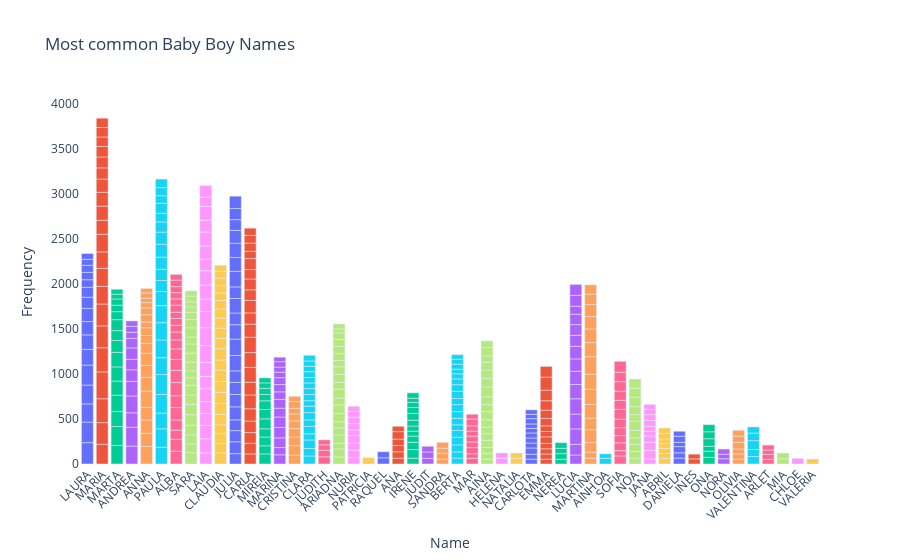

Source (notebook cell):
### Code cell
fig = px.bar(df_Female, x="Name", y="Frequency", color="Name",
      title="Most common Baby Boy Names ")
fig.update_traces(  textposition="outside")
fig.update_layout(uniformtext_minsize=7)
fig.update_layout(xaxis_tickangle=-45, )
fig.update_traces( textposition='outside')

fig.update_layout(

autosize=False,
margin=dict(
autoexpand=True ),
showlegend=False, plot_bgcolor="white")

### Figure 1 — Plotly figure (JSON) as saved in the notebook; plotly's stock layout.template omitted (floating-point values rounded to 4 significant figures)
{"data": [{"alignmentgroup": "True", "hovertemplate": "Name=%{x}<br>Frequency=%{y}<extra></extra>", "legendgroup": "LAURA", "marker": {"color": "#636efa"}, "name": "LAURA", "offsetgroup": "LAURA", "orientation": "v", "showlegend": true, "textposition": "outside", "type": "bar", "x": ["LAURA", "LAURA", "LAURA", "LAURA", "LAURA", "LAURA", "LAURA", "LAURA", "LAURA", "LAURA", "LAURA", "LAURA", "LAURA", "LAURA", "LAURA", "LAURA"], "xaxis": "x", "y": [237, 229, 202, 209, 222, 175, 161, 148, 146, 124, 111, 84, 82, 78, 66, 65], "yaxis": "y"}, {"alignmentgroup": "True", "hovertemplate": "Name=%{x}<br>Frequency=%{y}<extra></extra>", "legendgroup": "MARIA", "marker": {"color": "#EF553B"}, "name": "MARIA", "offsetgroup": "MARIA", "orientation": "v", "showlegend": true, "textposition": "outside", "type": "bar", "x": ["MARIA", "MARIA", "MARIA", "MARIA", "MARIA", "MARIA", "MARIA", "MARIA", "MARIA", "MARIA", "MARIA", "MARIA", "MARIA", "MARIA", "MARIA", "MARIA", "MARIA", "MARIA", "MARIA", "MARIA", "MARIA"], "xaxis": "x", "y": [219, 241, 265, 299, 268, 243, 243, 196, 200, 183, 196, 155, 158, 154, 147, 124, 121, 117, 105, 106, 103], "yaxis": "y"}, {"alignmentgroup": "True", "hovertemplate": "Name=%{x}<br>Frequency=%{y}<extra></extra>", "legendgroup": "MARTA", "marker": {"color": "#00cc96"}, "name": "MARTA", "offsetgroup": "MARTA", "orientation": "v", "showlegend": true, "textposition": "outside", "type": "bar", "x": ["MARTA", "MARTA", "MARTA", "MARTA", "MARTA", "MARTA", "MARTA", "MARTA", "MARTA", "MARTA", "MARTA", "MARTA", "MARTA", "MARTA", "MARTA"], "xaxis": "x", "y": [206, 211, 166, 182, 157, 157, 162, 131, 110, 122, 89, 72, 69, 53, 55], "yaxis": "y"}, {"alignmentgroup": "True", "hovertemplate": "Name=%{x}<br>Frequency=%{y}<extra></extra>", "legendgroup": "ANDREA", "marker": {"color": "#ab63fa"}, "name": "ANDREA", "offsetgroup": "ANDREA", "orientation": "v", "showlegend": true, "textposition": "outside", "type": "bar", "x": ["ANDREA", "ANDREA", "ANDREA", "ANDREA", "ANDREA", "ANDREA", "ANDREA", "ANDREA", "ANDREA", "ANDREA", "ANDREA", "ANDREA"], "xaxis": "x", "y": [199, 209, 161, 187, 162, 129, 117, 126, 106, 68, 66, 60], "yaxis": "y"}, {"alignmentgroup": "True", "hovertemplate": "Name=%{x}<br>Frequency=%{y}<extra></extra>", "legendgroup": "ANNA", "marker": {"color": "#FFA15A"}, "name": "ANNA", "offsetgroup": "ANNA", "orientation": "v", "showlegend": true, "textposition": "outside", "type": "bar", "x": ["ANNA", "ANNA", "ANNA", "ANNA", "ANNA", "ANNA", "ANNA", "ANNA", "ANNA", "ANNA", "ANNA", "ANNA", "ANNA", "ANNA", "ANNA", "ANNA", "ANNA", "ANNA"], "xaxis": "x", "y": [195, 146, 149, 141, 180, 152, 132, 135, 111, 87, 86, 63, 82, 76, 58, 50, 58, 49], "yaxis": "y"}, {"alignmentgroup": "True", "hovertemplate": "Name=%{x}<br>Frequency=%{y}<extra></extra>", "legendgroup": "PAULA", "marker": {"color": "#19d3f3"}, "name": "PAULA", "offsetgroup": "PAULA", "orientation": "v", "showlegend": true, "textposition": "outside", "type": "bar", "x": ["PAULA", "PAULA", "PAULA", "PAULA", "PAULA", "PAULA", "PAULA", "PAULA", "PAULA", "PAULA", "PAULA", "PAULA", "PAULA", "PAULA", "PAULA", "PAULA", "PAULA", "PAULA", "PAULA", "PAULA", "PAULA"], "xaxis": "x", "y": [186, 205, 175, 207, 221, 187, 197, 192, 190, 157, 122, 124, 136, 143, 135, 113, 96, 111, 84, 91, 94], "yaxis": "y"}, {"alignmentgroup": "True", "hovertemplate": "Name=%{x}<br>Frequency=%{y}<extra></extra>", "legendgroup": "ALBA", "marker": {"color": "#FF6692"}, "name": "ALBA", "offsetgroup": "ALBA", "orientation": "v", "showlegend": true, "textposition": "outside", "type": "bar", "x": ["ALBA", "ALBA", "ALBA", "ALBA", "ALBA", "ALBA", "ALBA", "ALBA", "ALBA", "ALBA", "ALBA", "ALBA", "ALBA", "ALBA", "ALBA", "ALBA", "ALBA", "ALBA", "ALBA", "ALBA", "ALBA"], "xaxis": "x", "y": [142, 134, 101, 113, 137, 131, 147, 135, 122, 117, 101, 87, 75, 76, 69, 78, 70, 69, 67, 73, 63], "yaxis": "y"}, {"alignmentgroup": "True", "hovertemplate": "Name=%{x}<br>Frequency=%{y}<extra></extra>", "legendgroup": "SARA", "marker": {"color": "#B6E880"}, "name": "SARA", "offsetgroup": "SARA", "orientation": "v", "showlegend": true, "textposition": "outside", "type": "bar", "x": ["SARA", "SARA", "SARA", "SARA", "SARA", "SARA", "SARA", "SARA", "SARA", "SARA", "SARA", "SARA", "SARA", "SARA", "SARA", "SARA", "SARA", "SARA", "SARA", "SARA", "SARA"], "xaxis": "x", "y": [125, 97, 102, 106, 118, 114, 105, 107, 84, 77, 97, 100, 102, 77, 102, 95, 78, 59, 57, 65, 57], "yaxis": "y"}, {"alignmentgroup": "True", "hovertemplate": "Name=%{x}<br>Frequency=%{y}<extra></extra>", "legendgroup": "LAIA", "marker": {"color": "#FF97FF"}, "name": "LAIA", "offsetgroup": "LAIA", "orientation": "v", "showlegend": true, "textposition": "outside", "type": "bar", "x": ["LAIA", "LAIA", "LAIA", "LAIA", "LAIA", "LAIA", "LAIA", "LAIA", "LAIA", "LAIA", "LAIA", "LAIA", "LAIA", "LAIA", "LAIA", "LAIA", "LAIA", "LAIA", "LAIA", "LAIA", "LAIA"], "xaxis": "x", "y": [123, 158, 148, 132, 132, 143, 137, 158, 184, 200, 180, 138, 156, 159, 128, 146, 156, 131, 153, 103, 129], "yaxis": "y"}, {"alignmentgroup": "True", "hovertemplate": "Name=%{x}<br>Frequency=%{y}<extra></extra>", "legendgroup": "CLAUDIA", "marker": {"color": "#FECB52"}, "name": "CLAUDIA", "offsetgroup": "CLAUDIA", "orientation": "v", "showlegend": true, "textposition": "outside", "type": "bar", "x": ["CLAUDIA", "CLAUDIA", "CLAUDIA", "CLAUDIA", "CLAUDIA", "CLAUDIA", "CLAUDIA", "CLAUDIA", "CLAUDIA", "CLAUDIA", "CLAUDIA", "CLAUDIA", "CLAUDIA", "CLAUDIA", "CLAUDIA", "CLAUDIA", "CLAUDIA", "CLAUDIA", "CLAUDIA", "CLAUDIA", "CLAUDIA"], "xaxis": "x", "y": [122, 106, 110, 97, 117, 120, 124, 121, 127, 112, 126, 114, 113, 112, 101, 95, 84, 81, 83, 77, 68], "yaxis": "y"}, {"alignmentgroup": "True", "hovertemplate": "Name=%{x}<br>Frequency=%{y}<extra></extra>", "legendgroup": "JULIA", "marker": {"color": "#636efa"}, "name": "JULIA", "offsetgroup": "JULIA", "orientation": "v", "showlegend": true, "textposition": "outside", "type": "bar", "x": ["JULIA", "JULIA", "JULIA", "JULIA", "JULIA", "JULIA", "JULIA", "JULIA", "JULIA", "JULIA", "JULIA", "JULIA", "JULIA", "JULIA", "JULIA", "JULIA", "JULIA", "JULIA", "JULIA", "JULIA", "JULIA"], "xaxis": "x", "y": [115, 132, 124, 120, 144, 138, 134, 128, 171, 182, 160, 130, 162, 128, 173, 154, 158, 143, 120, 123, 137], "yaxis": "y"}, {"alignmentgroup": "True", "hovertemplate": "Name=%{x}<br>Frequency=%{y}<extra></extra>", "legendgroup": "CARLA", "marker": {"color": "#EF553B"}, "name": "CARLA", "offsetgroup": "CARLA", "orientation": "v", "showlegend": true, "textposition": "outside", "type": "bar", "x": ["CARLA", "CARLA", "CARLA", "CARLA", "CARLA", "CARLA", "CARLA", "CARLA", "CARLA", "CARLA", "CARLA", "CARLA", "CARLA", "CARLA", "CARLA", "CARLA", "CARLA", "CARLA", "CARLA", "CARLA", "CARLA"], "xaxis": "x", "y": [112, 118, 119, 128, 137, 153, 142, 165, 164, 171, 145, 125, 139, 118, 120, 105, 122, 81, 91, 85, 81], "yaxis": "y"}, {"alignmentgroup": "True", "hovertemplate": "Name=%{x}<br>Frequency=%{y}<extra></extra>", "legendgroup": "MIREIA", "marker": {"color": "#00cc96"}, "name": "MIREIA", "offsetgroup": "MIREIA", "orientation": "v", "showlegend": true, "textposition": "outside", "type": "bar", "x": ["MIREIA", "MIREIA", "MIREIA", "MIREIA", "MIREIA", "MIREIA", "MIREIA", "MIREIA", "MIREIA", "MIREIA", "MIREIA"], "xaxis": "x", "y": [112, 90, 98, 91, 111, 104, 96, 71, 68, 60, 56], "yaxis": "y"}, {"alignmentgroup": "True", "hovertemplate": "Name=%{x}<br>Frequency=%{y}<extra></extra>", "legendgroup": "MARINA", "marker": {"color": "#ab63fa"}, "name": "MARINA", "offsetgroup": "MARINA", "orientation": "v", "showlegend": true, "textposition": "outside", "type": "bar", "x": ["MARINA", "MARINA", "MARINA", "MARINA", "MARINA", "MARINA", "MARINA", "MARINA", "MARINA", "MARINA", "MARINA", "MARINA", "MARINA", "MARINA"], "xaxis": "x", "y": [102, 81, 107, 116, 116, 98, 98, 84, 81, 76, 61, 57, 60, 50], "yaxis": "y"}, {"alignmentgroup": "True", "hovertemplate": "Name=%{x}<br>Frequency=%{y}<extra></extra>", "legendgroup": "CRISTINA", "marker": {"color": "#FFA15A"}, "name": "CRISTINA", "offsetgroup": "CRISTINA", "orientation": "v", "showlegend": true, "textposition": "outside", "type": "bar", "x": ["CRISTINA", "CRISTINA", "CRISTINA", "CRISTINA", "CRISTINA", "CRISTINA", "CRISTINA", "CRISTINA", "CRISTINA"], "xaxis": "x", "y": [99, 105, 96, 93, 86, 78, 62, 75, 58], "yaxis": "y"}, {"alignmentgroup": "True", "hovertemplate": "Name=%{x}<br>Frequency=%{y}<extra></extra>", "legendgroup": "CLARA", "marker": {"color": "#19d3f3"}, "name": "CLARA", "offsetgroup": "CLARA", "orientation": "v", "showlegend": true, "textposition": "outside", "type": "bar", "x": ["CLARA", "CLARA", "CLARA", "CLARA", "CLARA", "CLARA", "CLARA", "CLARA", "CLARA", "CLARA", "CLARA", "CLARA", "CLARA", "CLARA", "CLARA", "CLARA", "CLARA"], "xaxis": "x", "y": [89, 83, 95, 69, 82, 72, 81, 71, 61, 69, 66, 63, 60, 65, 60, 59, 63], "yaxis": "y"}, {"alignmentgroup": "True", "hovertemplate": "Name=%{x}<br>Frequency=%{y}<extra></extra>", "legendgroup": "JUDITH", "marker": {"color": "#FF6692"}, "name": "JUDITH", "offsetgroup": "JUDITH", "orientation": "v", "showlegend": true, "textposition": "outside", "type": "bar", "x": ["JUDITH", "JUDITH", "JUDITH", "JUDITH"], "xaxis": "x", "y": [80, 72, 61, 55], "yaxis": "y"}, {"alignmentgroup": "True", "hovertemplate": "Name=%{x}<br>Frequency=%{y}<extra></extra>", "legendgroup": "ARIADNA", "marker": {"color": "#B6E880"}, "name": "ARIADNA", "offsetgroup": "ARIADNA", "orientation": "v", "showlegend": true, "textposition": "outside", "type": "bar", "x": ["ARIADNA", "ARIADNA", "ARIADNA", "ARIADNA", "ARIADNA", "ARIADNA", "ARIADNA", "ARIADNA", "ARIADNA", "ARIADNA", "ARIADNA", "ARIADNA", "ARIADNA", "ARIADNA", "ARIADNA", "ARIADNA", "ARIADNA", "ARIADNA", "ARIADNA", "ARIADNA"], "xaxis": "x", "y": [78, 90, 63, 92, 78, 67, 92, 96, 77, 99, 76, 88, 84, 70, 76, 81, 78, 71, 45, 55], "yaxis": "y"}, {"alignmentgroup": "True", "hovertemplate": "Name=%{x}<br>Frequency=%{y}<extra></extra>", "legendgroup": "NURIA", "marker": {"color": "#FF97FF"}, "name": "NURIA", "offsetgroup": "NURIA", "orientation": "v", "showlegend": true, "textposition": "outside", "type": "bar", "x": ["NURIA", "NURIA", "NURIA", "NURIA", "NURIA", "NURIA", "NURIA", "NURIA", "NURIA"], "xaxis": "x", "y": [72, 83, 77, 84, 62, 71, 71, 66, 56], "yaxis": "y"}, {"alignmentgroup": "True", "hovertemplate": "Name=%{x}<br>Frequency=%{y}<extra></extra>", "legendgroup": "PATRICIA", "marker": {"color": "#FECB52"}, "name": "PATRICIA", "offsetgroup": "PATRICIA", "orientation": "v", "showlegend": true, "textposition": "outside", "type": "bar", "x": ["PATRICIA"], "xaxis": "x", "y": [71], "yaxis": "y"}, {"alignmentgroup": "True", "hovertemplate": "Name=%{x}<br>Frequency=%{y}<extra></extra>", "legendgroup": "RAQUEL", "marker": {"color": "#636efa"}, "name": "RAQUEL", "offsetgroup": "RAQUEL", "orientation": "v", "showlegend": true, "textposition": "outside", "type": "bar", "x": ["RAQUEL", "RAQUEL"], "xaxis": "x", "y": [69, 67], "yaxis": "y"}, {"alignmentgroup": "True", "hovertemplate": "Name=%{x}<br>Frequency=%{y}<extra></extra>", "legendgroup": "ANA", "marker": {"color": "#EF553B"}, "name": "ANA", "offsetgroup": "ANA", "orientation": "v", "showlegend": true, "textposition": "outside", "type": "bar", "x": ["ANA", "ANA", "ANA", "ANA", "ANA", "ANA"], "xaxis": "x", "y": [65, 71, 69, 72, 83, 59], "yaxis": "y"}, {"alignmentgroup": "True", "hovertemplate": "Name=%{x}<br>Frequency=%{y}<extra></extra>", "legendgroup": "IRENE", "marker": {"color": "#00cc96"}, "name": "IRENE", "offsetgroup": "IRENE", "orientation": "v", "showlegend": true, "textposition": "outside", "type": "bar", "x": ["IRENE", "IRENE", "IRENE", "IRENE", "IRENE", "IRENE", "IRENE", "IRENE", "IRENE", "IRENE", "IRENE", "IRENE"], "xaxis": "x", "y": [64, 96, 82, 68, 55, 57, 65, 75, 66, 56, 47, 60], "yaxis": "y"}, {"alignmentgroup": "True", "hovertemplate": "Name=%{x}<br>Frequency=%{y}<extra></extra>", "legendgroup": "JUDIT", "marker": {"color": "#ab63fa"}, "name": "JUDIT", "offsetgroup": "JUDIT", "orientation": "v", "showlegend": true, "textposition": "outside", "type": "bar", "x": ["JUDIT", "JUDIT", "JUDIT"], "xaxis": "x", "y": [63, 71, 63], "yaxis": "y"}, {"alignmentgroup": "True", "hovertemplate": "Name=%{x}<br>Frequency=%{y}<extra></extra>", "legendgroup": "SANDRA", "marker": {"color": "#FFA15A"}, "name": "SANDRA", "offsetgroup": "SANDRA", "orientation": "v", "showlegend": true, "textposition": "outside", "type": "bar", "x": ["SANDRA", "SANDRA", "SANDRA", "SANDRA"], "xaxis": "x", "y": [55, 64, 57, 64], "yaxis": "y"}, {"alignmentgroup": "True", "hovertemplate": "Name=%{x}<br>Frequency=%{y}<extra></extra>", "legendgroup": "BERTA", "marker": {"color": "#19d3f3"}, "name": "BERTA", "offsetgroup": "BERTA", "orientation": "v", "showlegend": true, "textposition": "outside", "type": "bar", "x": ["BERTA", "BERTA", "BERTA", "BERTA", "BERTA", "BERTA", "BERTA", "BERTA", "BERTA", "BERTA", "BERTA", "BERTA", "BERTA", "BERTA", "BERTA", "BERTA", "BERTA", "BERTA"], "xaxis": "x", "y": [66, 68, 78, 84, 76, 63, 72, 76, 77, 68, 80, 73, 65, 56, 51, 56, 55, 51], "yaxis": "y"}, {"alignmentgroup": "True", "hovertemplate": "Name=%{x}<br>Frequency=%{y}<extra></extra>", "legendgroup": "MAR", "marker": {"color": "#FF6692"}, "name": "MAR", "offsetgroup": "MAR", "orientation": "v", "showlegend": true, "textposition": "outside", "type": "bar", "x": ["MAR", "MAR", "MAR", "MAR", "MAR", "MAR", "MAR", "MAR", "MAR"], "xaxis": "x", "y": [64, 50, 68, 63, 65, 55, 59, 76, 53], "yaxis": "y"}, {"alignmentgroup": "True", "hovertemplate": "Name=%{x}<br>Frequency=%{y}<extra></extra>", "legendgroup": "AINA", "marker": {"color": "#B6E880"}, "name": "AINA", "offsetgroup": "AINA", "orientation": "v", "showlegend": true, "textposition": "outside", "type": "bar", "x": ["AINA", "AINA", "AINA", "AINA", "AINA", "AINA", "AINA", "AINA", "AINA", "AINA", "AINA", "AINA", "AINA", "AINA", "AINA", "AINA", "AINA"], "xaxis": "x", "y": [54, 65, 65, 80, 73, 73, 82, 90, 77, 88, 109, 94, 94, 87, 71, 92, 74], "yaxis": "y"}, {"alignmentgroup": "True", "hovertemplate": "Name=%{x}<br>Frequency=%{y}<extra></extra>", "legendgroup": "HELENA", "marker": {"color": "#FF97FF"}, "name": "HELENA", "offsetgroup": "HELENA", "orientation": "v", "showlegend": true, "textposition": "outside", "type": "bar", "x": ["HELENA", "HELENA"], "xaxis": "x", "y": [62, 61], "yaxis": "y"}, {"alignmentgroup": "True", "hovertemplate": "Name=%{x}<br>Frequency=%{y}<extra></extra>", "legendgroup": "NATALIA", "marker": {"color": "#FECB52"}, "name": "NATALIA", "offsetgroup": "NATALIA", "orientation": "v", "showlegend": true, "textposition": "outside", "type": "bar", "x": ["NATALIA", "NATALIA"], "xaxis": "x", "y": [63, 59], "yaxis": "y"}, {"alignmentgroup": "True", "hovertemplate": "Name=%{x}<br>Frequency=%{y}<extra></extra>", "legendgroup": "CARLOTA", "marker": {"color": "#636efa"}, "name": "CARLOTA", "offsetgroup": "CARLOTA", "orientation": "v", "showlegend": true, "textposition": "outside", "type": "bar", "x": ["CARLOTA", "CARLOTA", "CARLOTA", "CARLOTA", "CARLOTA", "CARLOTA", "CARLOTA", "CARLOTA", "CARLOTA", "CARLOTA", "CARLOTA"], "xaxis": "x", "y": [54, 54, 70, 55, 56, 56, 51, 49, 59, 48, 50], "yaxis": "y"}, {"alignmentgroup": "True", "hovertemplate": "Name=%{x}<br>Frequency=%{y}<extra></extra>", "legendgroup": "EMMA", "marker": {"color": "#EF553B"}, "name": "EMMA", "offsetgroup": "EMMA", "orientation": "v", "showlegend": true, "textposition": "outside", "type": "bar", "x": ["EMMA", "EMMA", "EMMA", "EMMA", "EMMA", "EMMA", "EMMA", "EMMA", "EMMA", "EMMA", "EMMA", "EMMA", "EMMA"], "xaxis": "x", "y": [54, 57, 58, 60, 73, 59, 63, 81, 93, 105, 117, 145, 119], "yaxis": "y"}, {"alignmentgroup": "True", "hovertemplate": "Name=%{x}<br>Frequency=%{y}<extra></extra>", "legendgroup": "NEREA", "marker": {"color": "#00cc96"}, "name": "NEREA", "offsetgroup": "NEREA", "orientation": "v", "showlegend": true, "textposition": "outside", "type": "bar", "x": ["NEREA", "NEREA", "NEREA", "NEREA"], "xaxis": "x", "y": [53, 62, 60, 62], "yaxis": "y"}, {"alignmentgroup": "True", "hovertemplate": "Name=%{x}<br>Frequency=%{y}<extra></extra>", "legendgroup": "LUCIA", "marker": {"color": "#ab63fa"}, "name": "LUCIA", "offsetgroup": "LUCIA", "orientation": "v", "showlegend": true, "textposition": "outside", "type": "bar", "x": ["LUCIA", "LUCIA", "LUCIA", "LUCIA", "LUCIA", "LUCIA", "LUCIA", "LUCIA", "LUCIA", "LUCIA", "LUCIA", "LUCIA", "LUCIA", "LUCIA", "LUCIA"], "xaxis": "x", "y": [100, 119, 171, 165, 170, 159, 146, 138, 139, 123, 119, 116, 89, 120, 122], "yaxis": "y"}, {"alignmentgroup": "True", "hovertemplate": "Name=%{x}<br>Frequency=%{y}<extra></extra>", "legendgroup": "MARTINA", "marker": {"color": "#FFA15A"}, "name": "MARTINA", "offsetgroup": "MARTINA", "orientation": "v", "showlegend": true, "textposition": "outside", "type": "bar", "x": ["MARTINA", "MARTINA", "MARTINA", "MARTINA", "MARTINA", "MARTINA", "MARTINA", "MARTINA", "MARTINA", "MARTINA", "MARTINA", "MARTINA", "MARTINA", "MARTINA", "MARTINA"], "xaxis": "x", "y": [65, 67, 105, 144, 129, 152, 169, 167, 194, 157, 152, 137, 134, 116, 103], "yaxis": "y"}, {"alignmentgroup": "True", "hovertemplate": "Name=%{x}<br>Frequency=%{y}<extra></extra>", "legendgroup": "AINHOA", "marker": {"color": "#19d3f3"}, "name": "AINHOA", "offsetgroup": "AINHOA", "orientation": "v", "showlegend": true, "textposition": "outside", "type": "bar", "x": ["AINHOA", "AINHOA"], "xaxis": "x", "y": [64, 49], "yaxis": "y"}, {"alignmentgroup": "True", "hovertemplate": "Name=%{x}<br>Frequency=%{y}<extra></extra>", "legendgroup": "SOFIA", "marker": {"color": "#FF6692"}, "name": "SOFIA", "offsetgroup": "SOFIA", "orientation": "v", "showlegend": true, "textposition": "outside", "type": "bar", "x": ["SOFIA", "SOFIA", "SOFIA", "SOFIA", "SOFIA", "SOFIA", "SOFIA", "SOFIA", "SOFIA", "SOFIA", "SOFIA", "SOFIA"], "xaxis": "x", "y": [90, 58, 87, 81, 87, 95, 109, 100, 102, 106, 104, 122], "yaxis": "y"}, {"alignmentgroup": "True", "hovertemplate": "Name=%{x}<br>Frequency=%{y}<extra></extra>", "legendgroup": "NOA", "marker": {"color": "#B6E880"}, "name": "NOA", "offsetgroup": "NOA", "orientation": "v", "showlegend": true, "textposition": "outside", "type": "bar", "x": ["NOA", "NOA", "NOA", "NOA", "NOA", "NOA", "NOA", "NOA", "NOA", "NOA", "NOA"], "xaxis": "x", "y": [66, 73, 78, 74, 83, 104, 71, 88, 107, 98, 102], "yaxis": "y"}, {"alignmentgroup": "True", "hovertemplate": "Name=%{x}<br>Frequency=%{y}<extra></extra>", "legendgroup": "JANA", "marker": {"color": "#FF97FF"}, "name": "JANA", "offsetgroup": "JANA", "orientation": "v", "showlegend": true, "textposition": "outside", "type": "bar", "x": ["JANA", "JANA", "JANA", "JANA", "JANA", "JANA", "JANA", "JANA", "JANA", "JANA"], "xaxis": "x", "y": [56, 93, 92, 71, 53, 52, 67, 65, 58, 55], "yaxis": "y"}, {"alignmentgroup": "True", "hovertemplate": "Name=%{x}<br>Frequency=%{y}<extra></extra>", "legendgroup": "ABRIL", "marker": {"color": "#FECB52"}, "name": "ABRIL", "offsetgroup": "ABRIL", "orientation": "v", "showlegend": true, "textposition": "outside", "type": "bar", "x": ["ABRIL", "ABRIL", "ABRIL", "ABRIL", "ABRIL", "ABRIL", "ABRIL"], "xaxis": "x", "y": [61, 55, 57, 54, 51, 62, 60], "yaxis": "y"}, {"alignmentgroup": "True", "hovertemplate": "Name=%{x}<br>Frequency=%{y}<extra></extra>", "legendgroup": "DANIELA", "marker": {"color": "#636efa"}, "name": "DANIELA", "offsetgroup": "DANIELA", "orientation": "v", "showlegend": true, "textposition": "outside", "type": "bar", "x": ["DANIELA", "DANIELA", "DANIELA", "DANIELA", "DANIELA", "DANIELA"], "xaxis": "x", "y": [66, 58, 69, 48, 68, 55], "yaxis": "y"}, {"alignmentgroup": "True", "hovertemplate": "Name=%{x}<br>Frequency=%{y}<extra></extra>", "legendgroup": "INES", "marker": {"color": "#EF553B"}, "name": "INES", "offsetgroup": "INES", "orientation": "v", "showlegend": true, "textposition": "outside", "type": "bar", "x": ["INES", "INES"], "xaxis": "x", "y": [57, 52], "yaxis": "y"}, {"alignmentgroup": "True", "hovertemplate": "Name=%{x}<br>Frequency=%{y}<extra></extra>", "legendgroup": "ONA", "marker": {"color": "#00cc96"}, "name": "ONA", "offsetgroup": "ONA", "orientation": "v", "showlegend": true, "textposition": "outside", "type": "bar", "x": ["ONA", "ONA", "ONA", "ONA", "ONA", "ONA"], "xaxis": "x", "y": [74, 68, 55, 84, 77, 79], "yaxis": "y"}, {"alignmentgroup": "True", "hovertemplate": "Name=%{x}<br>Frequency=%{y}<extra></extra>", "legendgroup": "NORA", "marker": {"color": "#ab63fa"}, "name": "NORA", "offsetgroup": "NORA", "orientation": "v", "showlegend": true, "textposition": "outside", "type": "bar", "x": ["NORA", "NORA", "NORA"], "xaxis": "x", "y": [58, 50, 58], "yaxis": "y"}, {"alignmentgroup": "True", "hovertemplate": "Name=%{x}<br>Frequency=%{y}<extra></extra>", "legendgroup": "OLIVIA", "marker": {"color": "#FFA15A"}, "name": "OLIVIA", "offsetgroup": "OLIVIA", "orientation": "v", "showlegend": true, "textposition": "outside", "type": "bar", "x": ["OLIVIA", "OLIVIA", "OLIVIA", "OLIVIA", "OLIVIA", "OLIVIA"], "xaxis": "x", "y": [55, 57, 55, 72, 71, 65], "yaxis": "y"}, {"alignmentgroup": "True", "hovertemplate": "Name=%{x}<br>Frequency=%{y}<extra></extra>", "legendgroup": "VALENTINA", "marker": {"color": "#19d3f3"}, "name": "VALENTINA", "offsetgroup": "VALENTINA", "orientation": "v", "showlegend": true, "textposition": "outside", "type": "bar", "x": ["VALENTINA", "VALENTINA", "VALENTINA", "VALENTINA", "VALENTINA"], "xaxis": "x", "y": [83, 78, 99, 84, 68], "yaxis": "y"}, {"alignmentgroup": "True", "hovertemplate": "Name=%{x}<br>Frequency=%{y}<extra></extra>", "legendgroup": "ARLET", "marker": {"color": "#FF6692"}, "name": "ARLET", "offsetgroup": "ARLET", "orientation": "v", "showlegend": true, "textposition": "outside", "type": "bar", "x": ["ARLET", "ARLET", "ARLET", "ARLET"], "xaxis": "x", "y": [51, 55, 50, 54], "yaxis": "y"}, {"alignmentgroup": "True", "hovertemplate": "Name=%{x}<br>Frequency=%{y}<extra></extra>", "legendgroup": "MIA", "marker": {"color": "#B6E880"}, "name": "MIA", "offsetgroup": "MIA", "orientation": "v", "showlegend": true, "textposition": "outside", "type": "bar", "x": ["MIA", "MIA"], "xaxis": "x", "y": [57, 65], "yaxis": "y"}, {"alignmentgroup": "True", "hovertemplate": "Name=%{x}<br>Frequency=%{y}<extra></extra>", "legendgroup": "CHLOE", "marker": {"color": "#FF97FF"}, "name": "CHLOE", "offsetgroup": "CHLOE", "orientation": "v", "showlegend": true, "textposition": "outside", "type": "bar", "x": ["CHLOE"], "xaxis": "x", "y": [62], "yaxis": "y"}, {"alignmentgroup": "True", "hovertemplate": "Name=%{x}<br>Frequency=%{y}<extra></extra>", "legendgroup": "VALERIA", "marker": {"color": "#FECB52"}, "name": "VALERIA", "offsetgroup": "VALERIA", "orientation": "v", "showlegend": true, "textposition": "outside", "type": "bar", "x": ["VALERIA"], "xaxis": "x", "y": [55], "yaxis": "y"}], "layout": {"autosize": false, "barmode": "relative", "legend": {"title": {"text": "Name"}, "tracegroupgap": 0}, "margin": {"autoexpand": true}, "plot_bgcolor": "white", "showlegend": false, "title": {"text": "Most common Baby Boy Names "}, "uniformtext": {"minsize": 7}, "xaxis": {"anchor": "y", "categoryarray": ["LAURA", "MARIA", "MARTA", "ANDREA", "ANNA", "PAULA", "ALBA", "SARA", "LAIA", "CLAUDIA", "JULIA", "CARLA", "MIREIA", "MARINA", "CRISTINA", "CLARA", "JUDITH", "ARIADNA", "NURIA", "PATRICIA", "RAQUEL", "ANA", "IRENE", "JUDIT", "SANDRA", "BERTA", "MAR", "AINA", "HELENA", "NATALIA", "CARLOTA", "EMMA", "NEREA", "LUCIA", "MARTINA", "AINHOA", "SOFIA", "NOA", "JANA", "ABRIL", "DANIELA", "INES", "ONA", "NORA", "OLIVIA", "VALENTINA", "ARLET", "MIA", "CHLOE", "VALERIA"], "categoryorder": "array", "domain": [0, 1], "tickangle": -45, "title": {"text": "Name"}}, "yaxis": {"anchor": "x", "domain": [0, 1], "title": {"text": "Frequency"}}}}
